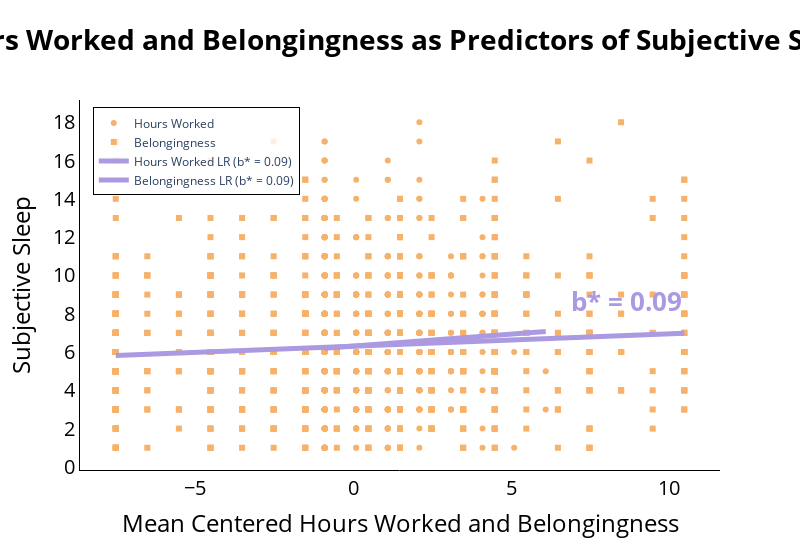

Notebook code cell kept with this figure:
### Code cell
# Create a basic scatter plot
fig = go.Figure()

# Add scatter trace
fig.add_trace(go.Scatter(
    x=df1_clean[x_data_column],
    y=df1_clean[y_data_column],
    mode='markers',
    marker=dict(
        color=point_color,
        symbol='circle'
    ),
    name='Hours Worked'
))
# Add scatter trace
fig.add_trace(go.Scatter(
    x=df2_clean[x2_data_column],
    y=df2_clean[y_data_column],
    mode='markers',
    marker=dict(
        color=point_color,
        symbol='square'
    ),
    name='Belongingness'
))

# Add regression line
fig.add_trace(go.Scatter(
    x=x1_line,
    y=y1_line,
    mode='lines',
    line=dict(color=line_color, width=5),
    name=f'Hours Worked LR (b* = {beta})'
))

# Add regression line
fig.add_trace(go.Scatter(
    x=x2_line,
    y=y2_line,
    mode='lines',
    line=dict(color=line_color, width=5),
    name=f'Belongingness LR (b* = {beta})'
))

# Add label with regression equation
slope = reg.coef_[0]
intercept = reg.intercept_
fig.add_annotation(
    x=x2_line[1],
    y=y2_line[1],
    text=f"<b>b* = {beta}</b>",
    showarrow=False,
    xanchor="right",
    yanchor="bottom",
    font=dict(color=line_color, size=26),
    yshift=12  # shift annotation upward
)


# Update layout
fig.update_layout(
    title=dict(
        text=f"<b>{figure_title}</b>",
        font=dict(color='black', size=28),
        x=0.5
    ),
    xaxis_title=x_axis_title,
    yaxis_title=y_axis_title,
    width=width ,
    height=height,
    showlegend=True,
    legend=dict(
        x=0.02,
        y=0.98,
        bgcolor='rgba(255,255,255,0.8)',
        bordercolor='black',
        borderwidth=1
    ),
    plot_bgcolor='rgba(0,0,0,0)',
    paper_bgcolor='rgba(0,0,0,0)'
)
# Edit layout
fig.update_xaxes(
    showgrid=False, 
    showline=True, 
    zeroline=False, 
    linecolor='black',
    title_font=dict(color='black', size=24),
    tickfont=dict(color='black', size=20)
)
fig.update_yaxes(
    showgrid=False, 
    showline=True, 
    zeroline=False, 
    linecolor='black',
    title_font=dict(color='black', size=24),
    tickfont=dict(color='black', size=20)
)

# Show the plot
fig.show()

### Figure 1 — Plotly figure (JSON) as saved in the notebook; plotly's stock layout.template omitted (floating-point values rounded to 4 significant figures; data arrays with more than 128 entries replaced by an {"elided": "..."} marker saying what was removed)
{"data": [{"marker": {"color": "#f6b26b", "symbol": "circle"}, "mode": "markers", "name": "Hours Worked", "type": "scatter", "x": {"elided": "997 float values"}, "y": {"elided": "997 float values"}}, {"marker": {"color": "#f6b26b", "symbol": "square"}, "mode": "markers", "name": "Belongingness", "type": "scatter", "x": {"elided": "923 float values"}, "y": {"elided": "923 float values"}}, {"line": {"color": "#ab99e2", "width": 5}, "mode": "lines", "name": "Hours Worked LR (b* = 0.09)", "type": "scatter", "x": [-0.91, 6.09], "y": [6.195, 7.068]}, {"line": {"color": "#ab99e2", "width": 5}, "mode": "lines", "name": "Belongingness LR (b* = 0.09)", "type": "scatter", "x": [-7.523, 10.48], "y": [5.815, 6.982]}], "layout": {"annotations": [{"font": {"color": "#ab99e2", "size": 26}, "showarrow": false, "text": "<b>b* = 0.09</b>", "x": 10.48, "xanchor": "right", "y": 6.982, "yanchor": "bottom", "yshift": 12}], "height": 550, "legend": {"bgcolor": "rgba(255,255,255,0.8)", "bordercolor": "black", "borderwidth": 1, "x": 0.02, "y": 0.98}, "paper_bgcolor": "rgba(0,0,0,0)", "plot_bgcolor": "rgba(0,0,0,0)", "showlegend": true, "title": {"font": {"color": "black", "size": 28}, "text": "<b>Hours Worked and Belongingness as Predictors of Subjective Sleep</b>", "x": 0.5}, "width": 800, "xaxis": {"linecolor": "black", "showgrid": false, "showline": true, "tickfont": {"color": "black", "size": 20}, "title": {"font": {"color": "black", "size": 24}, "text": "Mean Centered Hours Worked and Belongingness"}, "zeroline": false}, "yaxis": {"linecolor": "black", "showgrid": false, "showline": true, "tickfont": {"color": "black", "size": 20}, "title": {"font": {"color": "black", "size": 24}, "text": "Subjective Sleep"}, "zeroline": false}}}
